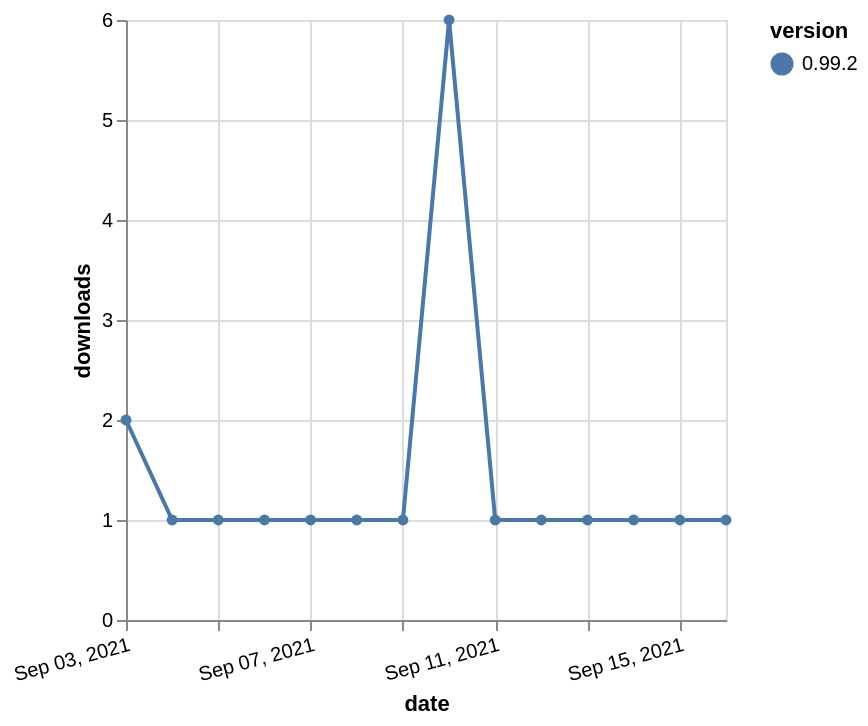

Specify this chart in Vega-Lite:
### Vega-Lite specification from a JSON file in a GitHub repository (floating-point values rounded to 4 significant figures)
{"$schema": "https://vega.github.io/schema/vega-lite/v5.json", "description": "A simple bar chart with embedded data.", "data": {"values": [{"date": "2021-09-03", "total": 183, "delta": 2, "version": "0.99.2"}, {"date": "2021-09-04", "total": 184, "delta": 1, "version": "0.99.2"}, {"date": "2021-09-05", "total": 185, "delta": 1, "version": "0.99.2"}, {"date": "2021-09-06", "total": 186, "delta": 1, "version": "0.99.2"}, {"date": "2021-09-07", "total": 187, "delta": 1, "version": "0.99.2"}, {"date": "2021-09-08", "total": 188, "delta": 1, "version": "0.99.2"}, {"date": "2021-09-09", "total": 189, "delta": 1, "version": "0.99.2"}, {"date": "2021-09-10", "total": 195, "delta": 6, "version": "0.99.2"}, {"date": "2021-09-11", "total": 196, "delta": 1, "version": "0.99.2"}, {"date": "2021-09-12", "total": 197, "delta": 1, "version": "0.99.2"}, {"date": "2021-09-13", "total": 198, "delta": 1, "version": "0.99.2"}, {"date": "2021-09-14", "total": 199, "delta": 1, "version": "0.99.2"}, {"date": "2021-09-15", "total": 200, "delta": 1, "version": "0.99.2"}, {"date": "2021-09-16", "total": 201, "delta": 1, "version": "0.99.2"}]}, "width": "container", "mark": {"type": "line", "point": {"filled": true}}, "encoding": {"x": {"field": "date", "type": "temporal", "timeUnit": "yearmonthdate", "title": "date", "axis": {"labelAngle": -15}}, "y": {"field": "delta", "type": "quantitative", "title": "downloads"}, "color": {"field": "version", "type": "nominal"}, "tooltip": {"field": "delta"}}}
